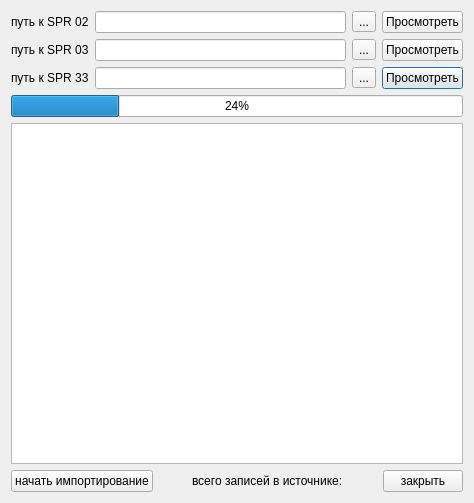
<?xml version="1.0" encoding="UTF-8"?>
<ui version="4.0">
 <class>ImportSprSmoDialog</class>
 <widget class="QDialog" name="ImportSprSmoDialog">
  <property name="geometry">
   <rect>
    <x>0</x>
    <y>0</y>
    <width>474</width>
    <height>503</height>
   </rect>
  </property>
  <property name="windowTitle">
   <string>Загрузка Страховых Медицинских Организаций</string>
  </property>
  <layout class="QGridLayout" name="gridLayout">
   <item row="4" column="7">
    <widget class="QPushButton" name="btnView_SPR33">
     <property name="text">
      <string>Просмотреть</string>
     </property>
    </widget>
   </item>
   <item row="2" column="7">
    <widget class="QPushButton" name="btnView_SPR03">
     <property name="text">
      <string>Просмотреть</string>
     </property>
    </widget>
   </item>
   <item row="0" column="7">
    <widget class="QPushButton" name="btnView_SPR02">
     <property name="text">
      <string>Просмотреть</string>
     </property>
    </widget>
   </item>
   <item row="0" column="1" colspan="6">
    <layout class="QHBoxLayout" name="horizontalLayout">
     <item>
      <widget class="QLineEdit" name="edtFileName_SPR02">
       <property name="text">
        <string/>
       </property>
       <property name="readOnly">
        <bool>true</bool>
       </property>
      </widget>
     </item>
     <item>
      <widget class="QToolButton" name="btnSelectFile_SPR02">
       <property name="text">
        <string>...</string>
       </property>
      </widget>
     </item>
    </layout>
   </item>
   <item row="4" column="1" colspan="6">
    <layout class="QHBoxLayout" name="horizontalLayout_3">
     <item>
      <widget class="QLineEdit" name="edtFileName_SPR33"/>
     </item>
     <item>
      <widget class="QToolButton" name="btnSelectFile_SPR33">
       <property name="text">
        <string>...</string>
       </property>
      </widget>
     </item>
    </layout>
   </item>
   <item row="7" column="0" colspan="8">
    <layout class="QHBoxLayout">
     <property name="spacing">
      <number>6</number>
     </property>
     <property name="margin">
      <number>0</number>
     </property>
     <item>
      <widget class="QPushButton" name="btnImport">
       <property name="text">
        <string>начать импортирование</string>
       </property>
      </widget>
     </item>
     <item>
      <spacer>
       <property name="orientation">
        <enum>Qt::Horizontal</enum>
       </property>
       <property name="sizeHint" stdset="0">
        <size>
         <width>40</width>
         <height>20</height>
        </size>
       </property>
      </spacer>
     </item>
     <item>
      <widget class="QLabel" name="labelNum">
       <property name="text">
        <string>всего записей в источнике:</string>
       </property>
      </widget>
     </item>
     <item>
      <spacer>
       <property name="orientation">
        <enum>Qt::Horizontal</enum>
       </property>
       <property name="sizeHint" stdset="0">
        <size>
         <width>40</width>
         <height>20</height>
        </size>
       </property>
      </spacer>
     </item>
     <item>
      <widget class="QPushButton" name="btnClose">
       <property name="text">
        <string>закрыть</string>
       </property>
      </widget>
     </item>
    </layout>
   </item>
   <item row="5" column="0" colspan="8">
    <widget class="CProgressBar" name="progressBar">
     <property name="value">
      <number>24</number>
     </property>
     <property name="orientation">
      <enum>Qt::Horizontal</enum>
     </property>
    </widget>
   </item>
   <item row="6" column="0" colspan="8">
    <widget class="QTextBrowser" name="log"/>
   </item>
   <item row="2" column="1" colspan="6">
    <layout class="QHBoxLayout" name="horizontalLayout_2">
     <item>
      <widget class="QLineEdit" name="edtFileName_SPR03"/>
     </item>
     <item>
      <widget class="QToolButton" name="btnSelectFile_SPR03">
       <property name="text">
        <string>...</string>
       </property>
      </widget>
     </item>
    </layout>
   </item>
   <item row="0" column="0">
    <widget class="QLabel" name="labelSPR02">
     <property name="text">
      <string>путь к SPR 02</string>
     </property>
    </widget>
   </item>
   <item row="2" column="0">
    <widget class="QLabel" name="labelSPR03">
     <property name="text">
      <string>путь к SPR 03</string>
     </property>
    </widget>
   </item>
   <item row="4" column="0">
    <widget class="QLabel" name="labelSPR33">
     <property name="text">
      <string>путь к SPR 33</string>
     </property>
    </widget>
   </item>
  </layout>
 </widget>
 <customwidgets>
  <customwidget>
   <class>CProgressBar</class>
   <extends>QProgressBar</extends>
   <header>library/ProgressBar.h</header>
  </customwidget>
 </customwidgets>
 <resources/>
 <connections/>
</ui>
